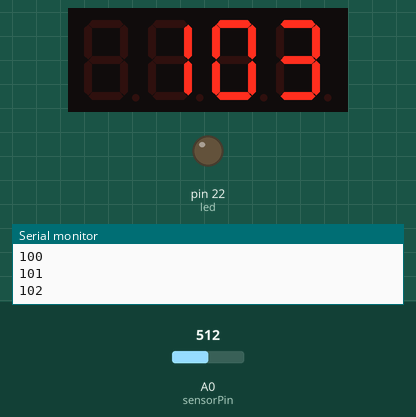
Simulated run of this sketch. Board: Arduino Mega 2560, built with avr-gcc and run on an emulated ATmega2560. Parts: 4-digit seven-segment display, output pins drawn as LEDs (lit = HIGH), the last lines printed to the serial monitor. The inputs (shaded band) are chosen by the test bench; at power-on: A0 (sensorPin) = 512.

Above: at 1.3 s.
1.4 s: A0 (sensorPin) set to 417
3.0 s: A0 (sensorPin) set to 390
At 3.8 s:
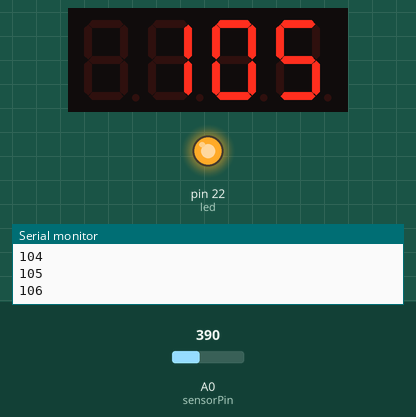
6.0 s: A0 (sensorPin) set to 410
At 6.3 s:
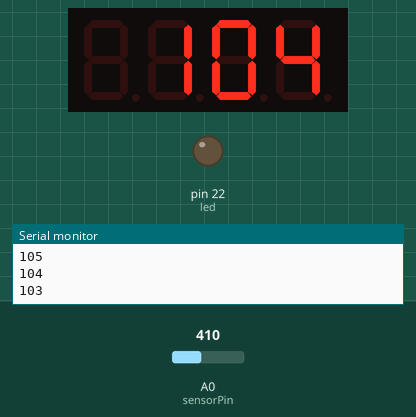
Timing chart, 0 to 9.0 s (numbered marks = the images above; inputs shaded):
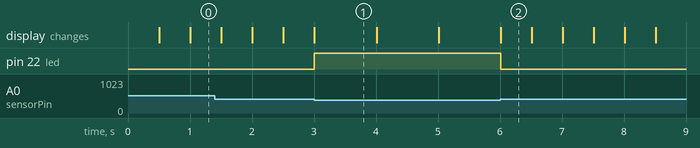

Measured:
- the behaviour switches between 400 and 399 on A0 (sensorPin) (found by bisection; images 0 and 1)
- after the input at 3.0 s, pin 22 (led): LOW → HIGH at once
- after the input at 6.0 s, pin 22 (led): HIGH → LOW at once
- what the display in image 1 shows lasts 1.0 s, from 3.0 s to 4.0 s
- what the display in image 2 shows lasts 0.5 s, from 6.0 s to 6.5 s

The sketch:

Arduino_Mars_Project.ino
```cpp
#include "SevSeg.h"
const int led = 22;
const int sensorPin = A0;
int sensor;
const int threshHold = 400;
int battery = 100;
//inialize seven seg object
//.setNumber(numberyouWant, decimalPlace_rightToLeft)
SevSeg sevSeg;

//how to test clock
// sevSeg.setNumber(8751, 3);
// sevSeg.refreshDisplay(); <- must run constantly


void setup() {
  pinMode(led, OUTPUT);
  Serial.begin(9600);
  //initlize the clock pins
  //initlizing Clock Digits 4 digits in total
  byte numDigits = 4;
  byte digitPins[] = {10, 11, 12, 13}; // the pins the each digit is hooked up to in order since power runs through this pins place resistors
  byte segementPins[] = {9, 2, 3, 5, 6, 8, 7, 4}; //each segement in pins
  bool resistorOnSegements = true;
  byte hardwareConfig = COMMON_CATHODE;
  //start clock and make the brightness visable
  sevSeg.begin(hardwareConfig, numDigits, digitPins, segementPins, resistorOnSegements);
  sevSeg.setBrightness(90);
}

void wait(int timeMs) {
  unsigned long startTime = millis();
  while (millis() - startTime <= timeMs) // end time - start time = time taken. time taken < timeMs = length of time allowed for loop
  {
    sevSeg.refreshDisplay();
  }
}

void loop() {
  sensor = analogRead(sensorPin);
  Serial.println(battery);
  if (sensor > threshHold) {
    //tester for serial
    // if (battery > 10) {
    //   Serial.println("ENDING SERIAL");
    //   Serial.end();
    //   return;
    // }
    digitalWrite (led, LOW);
    battery++;
    sevSeg.setNumber(battery);
    wait(500);
  }
  //check if we still have battery
  else if (battery > 0 && sensor < threshHold) {
    battery--;
    digitalWrite(led, HIGH);
    sevSeg.setNumber(battery);
    wait(1000);
  }
  //no battery left led goes off
  else {
    digitalWrite(led,LOW);
    sevSeg.setNumber(battery);
    wait(100);
  }
}
```
